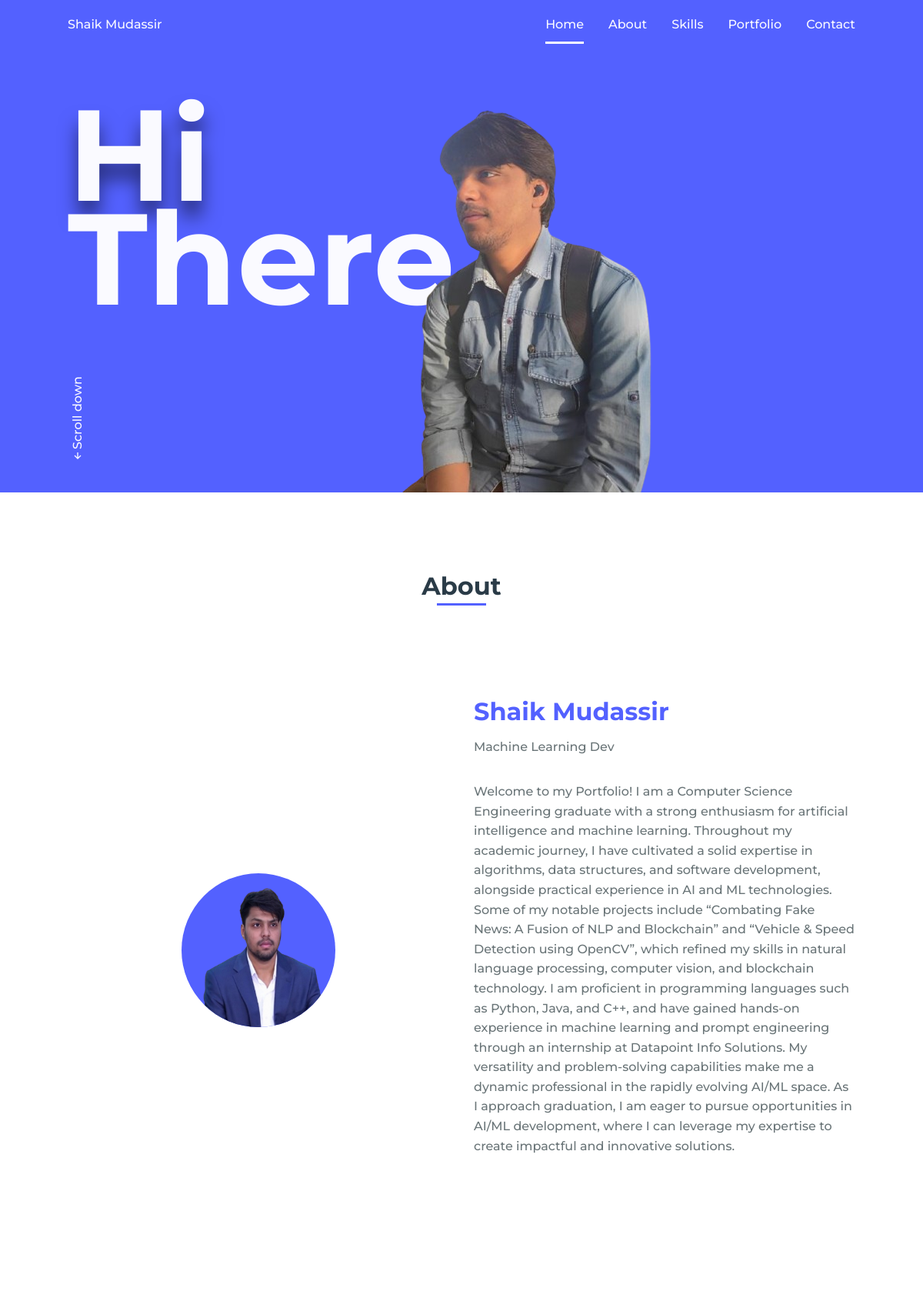
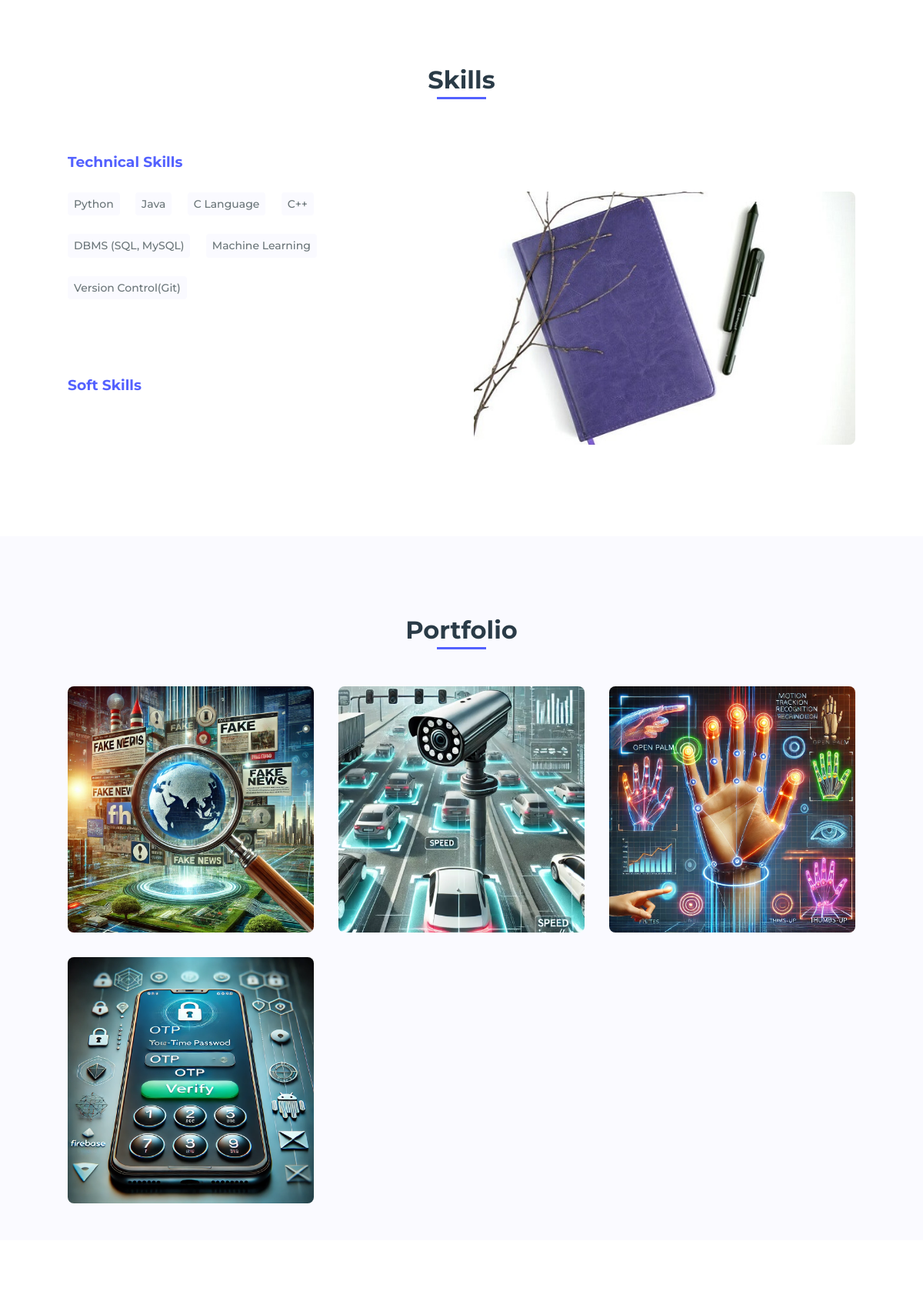
The page / (upper part) on the database its author committed (2 pictures, top to bottom).
### Mudassir/models.py (models this page shows, shortened)
class Home(models.Model):
    name = models.CharField(max_length=20)
    greetings_1 = models.CharField(max_length=5)
    greetings_2 = models.CharField(max_length=5)
    picture = models.ImageField(upload_to='picture/')
    updated = models.DateTimeField(auto_now=True)

class About(models.Model):
    heading = models.CharField(max_length=50)
    career = models.CharField(max_length=20)
    description = models.TextField(blank=False)
    profile_img = models.ImageField(upload_to='profile/')
    updated = models.DateTimeField(auto_now=True)

class Category(models.Model):
    name = models.CharField(max_length=20)
    updated = models.DateTimeField(auto_now=True)
    class Meta:
        verbose_name = 'Skill'
        verbose_name_plural = 'Skills'

class Skills(models.Model):
    category = models.ForeignKey(Category,
                                on_delete=models.CASCADE)
    skill_name = models.CharField(max_length=20)

class Portfolio(models.Model):
    image = models.ImageField(upload_to='portfolio/')
    link = models.URLField(max_length=200)

### Mudassir/views.py (the view)
# urls.py: path('', views.index, name='index')
def index(request):
    home = Home.objects.latest('updated')
    about = About.objects.latest('updated')
    profiles = Profile.objects.filter(about=about)
    categories = Category.objects.all()
    portfolios = Portfolio.objects.all()
    context = {
        'home': home,
        'about': about,
        'profiles': profiles,
        'categories': categories,
        'portfolios': portfolios
    }
    return render(request, 'index.html', context)

### Mudassir/templates/index.html (shortened to what this page needs)
{% load static %}
<!DOCTYPE html>
    <html lang="en">
    <head>
        <link rel="stylesheet" href="{% static 'assets/css/styles.css' %}">
        <link href='https://cdn.jsdelivr.net/npm/boxicons@2.0.5/css/boxicons.min.css' rel='stylesheet'>
    </head>
    <body>
        <header class="l-header">
            <nav class="nav bd-grid">
                <div>
                    <a href="#" class="nav__logo">{{ home.name }}</a>
                </div>
                <div class="nav__menu" id="nav-menu">
                    <ul class="nav__list">
                        <li class="nav__item"><a href="#home" class="nav__link active">Home</a></li>
                        <li class="nav__item"><a href="#about" class="nav__link">About</a></li>
                        <li class="nav__item"><a href="#skills" class="nav__link">Skills</a></li>
                        <li class="nav__item"><a href="#portfolio" class="nav__link">Portfolio</a></li>
                        <li class="nav__item"><a href="#contact" class="nav__link">Contact</a></li>
                    </ul>
                </div>
            </nav>
        </header>
        <main class="l-main">
            <section class="home" id="home">
                <div class="home__container bd-grid">
                    <h1 class="home__title"><span>{{ home.greetings_1 }}</span><br>{{ home.greetings_2 }}.</h1>
                    <div class="home__scroll">
                        <a href="#about" class="home__scroll-link"><i class='bx bx-up-arrow-alt' ></i>Scroll down</a>
                    </div>
                    <img src="{{ home.picture.url }}" alt="" class="home__img">
                </div>
            </section>
            <section class="about section" id="about">
                <h2 class="section-title">About</h2>
                <div class="about__container bd-grid">
                    <div class="about__img">
                        <img src="{{ about.profile_img.url }}" alt="">
                    </div>
                    <div>
                        <h2 class="about__subtitle">{{ about.heading }}</h2>
                        <span class="about__profession">{{ about.career }}</span>
                        <p class="about__text">{{ about.description }}</p>
                        <div class="about__social">
                            {% for profile in about.profile_set.all %}
                                <a href="{{ profile.link }}" class="about__social-icon">
                                </a>
                            {% endfor %}
                        </div>
                    </div>
                </div>
            </section>
            <section class="skills section" id="skills">
                <h2 class="section-title">Skills</h2>
                <div class="skills__container bd-grid">
                    <div class="skills__box">
                        {% for category in categories %}
                        <h3 class="skills__subtitle">{{category.name}}</h3>
                            {% for skills in category.skills_set.all %}
                                <span class="skills__name">{{skills.skill_name}}</span>
                            {% endfor %}
                        {% endfor %}
                    </div>
                    <div class="skills__img">
                        <img src="{% static 'assets/img/skill.jpg' %}" alt="">
                    </div>
                </div>
            </section>
            <section class="portfolio section" id="portfolio">
                <h2 class="section-title">Portfolio</h2>
                <div class="portfolio__container bd-grid">
                    {% for portfolio in portfolios %}
                    <div class="portfolio__img">
                        <img src="{{ portfolio.image.url }}" alt="">
                    </div>
                    {% endfor %}
                </div>
            </section>
            <section class="contact section" id="contact">
            </section>
        </main>
    </body>
</html>

### rows shown on the page
Home: name "Shaik Mudassir", greetings_1 "Hi", greetings_2 "There", picture (picture)
About: profile_img (picture), heading "Shaik Mudassir", career "Machine Learning Dev", description "Welcome to my Portfolio! I am a Computer Science Engineering graduate with a strong enthusiasm for artificial intelligence and machine learning. Throughout my academic journey, I have cultivated a solid expertise in algorithms, data structures, and software development, alongside practical experience in AI and ML technologies. Some of my notable projects include “Combating Fake News: A Fusion of NLP and Blockchain” and “Vehicle & Speed Detection using OpenCV”, which refined my skills in natural language processing, computer vision, and blockchain technology. I am proficient in programming languages such as Python, Java, and C++, and have gained hands-on experience in machine learning and…"
Category: name "Technical Skills"
Skills: skill_name "Python"
Skills: skill_name "Java"
Skills: skill_name "C Language"
Skills: skill_name "C++"
Skills: skill_name "DBMS (SQL, MySQL)"
Skills: skill_name "Machine Learning"
Skills: skill_name "Version Control(Git)"
Category: name "Soft Skills"
Portfolio: image (picture)
Portfolio: image (picture)
Portfolio: image (picture)
Portfolio: image (picture)
